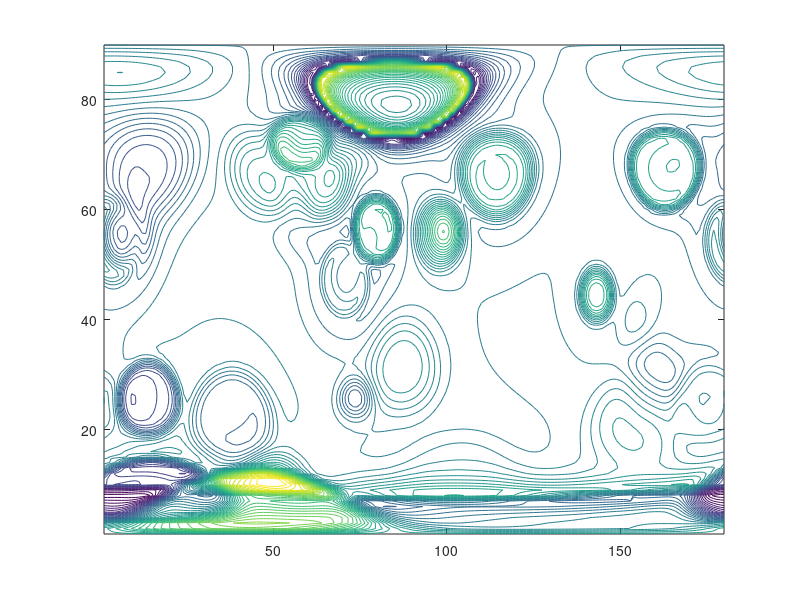

This figure's MATLAB source: (Note: this script raises an error after producing the figure.)
clear all, close all
output = load('output_70.mat');
outp_data = output.vals;
input = load('input_70.mat');
input_data = input.vals;
input_data(1,:,:) = (input_data(1,:,:) - min(min(input_data(1,:,:))))/...
                  (max(max(input_data(1,:,:))) - min(min(input_data(1,:,:))));
input_data(2,:,:) = (input_data(2,:,:) - min(min(input_data(2,:,:))))/...
                  (max(max(input_data(2,:,:))) - min(min(input_data(2,:,:))));
inp_data = squeeze(input_data(1,:,:));
inp_sv = squeeze(input_data(2,:,:));

% 
outp_pos = squeeze(outp_data(1,5,:,:));
figure(2), contour(inp_data, 50)
%figure(3), imagesc(inp_sv)
%EstCoords=coordDerive(outp_pos,.2,.001,1);

% hold on,  scatter3(EstCoords(2,:),EstCoords(1,:),zed,100,'red','filled')
%EstCoords=coordDerive(outp_pos1.*abs(outp_I1),.2,.001,2);

%Final GA result after the algorithm converges
% eredmeny_control = load('eredmeny_control_oc_l_total_.mat');
% EstCoords = eredmeny_control.eredmeny_control(:,:,500);
EstParCoords = load('final_ga_result.mat');
EstParCoords = EstParCoords.EstCoords;

[coef, pow] = transform_coefficients_old(2);
convert_back_to_dims('output_70.mat');
[res_est, sv_est] = EstFieldForGANew(EstParCoords, 90, 180, coef, pow);
%figure(4), imagesc(sv_est)
figure(5), contour(res_est, 50)
domx = 90;
domy = 180;
target = sum(sum(abs(inp_data-res_est)))/(domx*domy)+sum(sum(abs(inp_sv-sv_est)))/(10*domx*domy);
disp(target)
% compute static field - only in case of reconstructing the real
% geomagnetic map for total/static field rates
% [res_static, sv_static] = EstFieldForGADimsNew(EstCoords, 90, 180, 1);
% figure(6), imagesc(sv_static)
% figure(7), imagesc(res_static)
% figure(4), hold on 
% zed = 100*ones(84,1);
% scatter3(round(exp(EstCoords(2,:))),round(exp(EstCoords(1,:))),zed)

load('input_data_70_dims.mat');
load('output_data_dims.mat');
map_dims = true_data.maps;
for mult = 1.0:0.2:2.0
    disp('MULT: ')
    disp(mult)
    tmp = output_data(3,:,:);
    output_data(3,:,:) = mult*tmp;
    save('output_data_dims.mat', 'output_data');
    [res_raw, sv_raw] = EstFieldForGADimsNew(EstParCoords, 90, 180, 0);
    disp(sum(sum(abs((map_dims-res_raw))))/16400)
end
convert_back_to_dims('output_70.mat');
load('output_data_dims.mat');
output_data(3,:,:) = 2.8*output_data(3,:,:);
save('output_data_dims.mat', 'output_data');

[res_raw, sv_raw] = EstFieldForGADimsNew(EstParCoords, 90, 180, 0);
% res_raw = interpn(res_raw, 1);
% sv_raw = interpn(sv_raw, 1);
% figure(8), contour(res_raw, 50)
% figure(9), contour(sv_raw, 50)


save('est_field_cmb_synth.mat','res_est')
save('est_sv_cmb_synth.mat','sv_est')
save('est_field_cmb_synth_raw.mat','res_raw')
save('est_sv_cmb_synth_raw.mat','sv_raw')

%EstCoordsNew = exp(EstParCoords);
% zed = 10*ones(1,length(EstCoordsNew(1,:)));
% figure(2), hold on,  scatter3(EstCoordsNew(2,:),EstCoordsNew(1,:),zed,100,'black','filled')

input = load('input_data_70_dims.mat');%'input0.mat');
inp_data = input.true_data.maps;
inp_data1 = inp_data(:,:,1);%squeeze(inp_data(1,1,:,:));
figure(5), imagesc(inp_data1)

sv_data = input.true_data.svs;
sv_data_raw = sv_data(:,:,1);%squeeze(inp_data(1,1,:,:));
figure(6), imagesc(sv_data_raw)

inp_data_norm = inp_data;
sv_data_norm = inp_sv;

%%
%%Quality metrics
% parameter error (in case of synthetic data)
inp_data_label = load('label_70.mat');
convert_back_to_dims('label_70.mat');
inp_pos = squeeze(inp_data_label.vals(1, :, :));
inp_Is = squeeze(inp_data_label.vals(3, :, :));
figure(13), imagesc(inp_Is);
EstCoords=coordDerive(inp_pos,.2,.001);
EstCoords(:,34) = [1;9];
EstCoords(:,35) = [1;82];
TruePars = get_true_pars(EstCoords);

EstPars = get_est_pars(EstParCoords, 90, 180);
[merr, prefc] = calculate_parameter_error_loop(EstPars, TruePars, 8, 28);
Merr = mean(mean(merr));

% misfit values
disp(sum(sum(abs((map_dims-res_raw))))/16400)
disp(max(max(abs(res_raw))))
disp(max(max(abs(map_dims))))

%max abs =  7.3e-4 T
%MAE = 1.106e-4 T; 
%NRMS = 0.054
disp(sum(sum(abs((sv_raw-sv_data_raw))))/16400)
disp(max(max(abs(sv_data_raw))))
%max abs = 2.6e-13 T
%mean abs 6.34e-14 T
%MAE = 6.33e-14 T


disp(corr2(inp_data, res_est))
disp(corr2(inp_sv, sv_est))
%%
% Surface field (only static!)
% [res_est, res_est_raw] = EstFieldForGA(eredmeny_control.eredmeny_control(:,:,1,50), 45, 90);
% figure(3), imagesc(res_est_raw)
